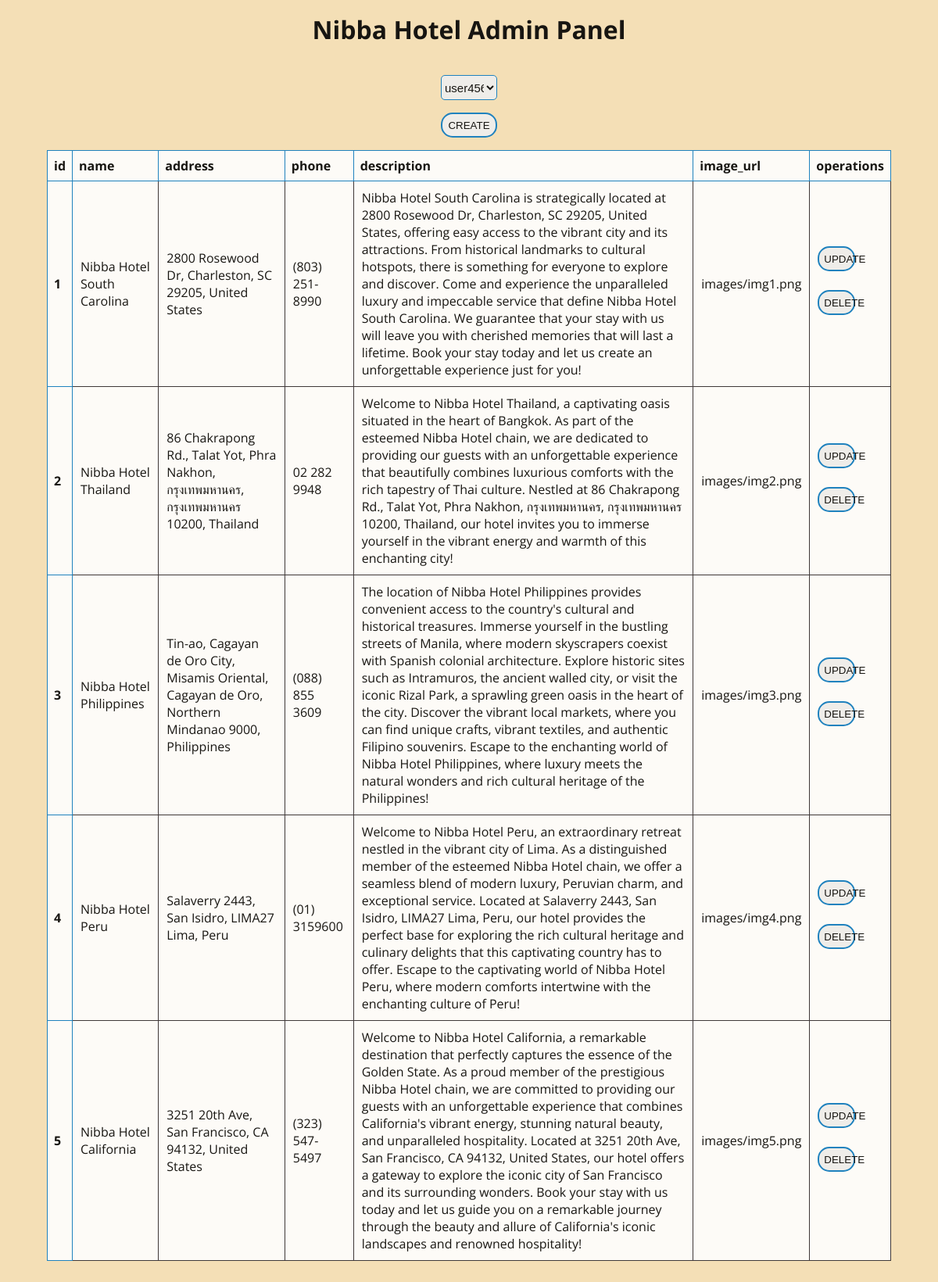
The page /admin-panel.php (signed in) on the database its author committed.
### tables this page shows
CREATE TABLE `hotels` (
  `id` int(11) NOT NULL,
  `name` varchar(255) NOT NULL,
  `address` varchar(255) NOT NULL,
  `phone` varchar(20) NOT NULL,
  `description` text NOT NULL,
  `image_url` varchar(255) NOT NULL
);

### scripts/read.php (the view, shortened to what this page needs)
<?php
$host = 'localhost';
$dbusername = 'root';
$dbpassword = '';
$dbname = 'hotel_booking';
$conn = mysqli_connect($host, $dbusername, $dbpassword, $dbname);
$query = "SELECT * FROM hotels";
$result = $conn->query($query);
while ($row = $result->fetch_assoc()) {
    $id = $row['id'];
    $name = $row['name'];
    $address = $row['address'];
    $phone = $row['phone'];
    $description = $row['description'];
    $image_url = $row['image_url'];
    echo
    '<tr>
        <th scope="row">' . $id . '</th>
        <td>'. $name .'</td>
        <td>'. $address .' </td>
        <td>'. $phone .' </td>
        <td>'. $description .' </td>
        <td>'. $image_url .'</td>
        <td>
            <form id="uform-id-'. $id .'" action="update.php" method="post">
                <input type="hidden" name="hid" value="'. $id .'">
                <button type="submit" form="uform-id-'. $id .'">UPDATE</button>
            </form>
            <form id="dform-id-'. $id .'" action="scripts/delete.php" method="post">
                <input type="hidden" name="hid" value="'. $id .'">
                <button type="submit" form="dform-id-'. $id .'">DELETE</button>
            </form>
        </td>
    </tr>';
}
?>

### css/panel.css (style rules this page uses)
body { margin: 0; padding: 0; background-color: #f4dfb6; }
.admin-table th { padding: 8px; background-color: #FFFFFF; border: 1px solid #0978bf; text-align: left; }
.admin-table td { padding: 10px; background-color: #FFFFFF; border: 1px solid #2c272b; }
.admin-table td form button { height: 4vh; width: 4vw; margin-top: 1vh; margin-bottom: 2vh; border-color: #0978bf; border-radius: 15px; border-style: solid; outline: none; cursor: pointer; }

### rows shown on the page
hotels: id "1", name "Nibba Hotel South Carolina", address "2800 Rosewood Dr, Charleston, SC 29205, United States", phone "(803) 251-8990", description "Nibba Hotel South Carolina is strategically located at 2800 Rosewood Dr, Charleston, SC 29205, United States, offering easy access to the vibrant city and its attractions. From historical landmarks to cultural hotspots, there is something for everyone to explore and discover. Come and experience the unparalleled luxury and impeccable service that define Nibba Hotel South Carolina. We guarantee that your stay with us will leave you with cherished memories that will last a lifetime. Book your stay today and let us create an unforgettable experience just for you!", image_url "images/img1.png"
hotels: id "2", name "Nibba Hotel Thailand", address "86 Chakrapong Rd., Talat Yot, Phra Nakhon, กรุงเทพมหานคร, กรุงเทพมหานคร 10200, Thailand", phone "02 282 9948", description "Welcome to Nibba Hotel Thailand, a captivating oasis situated in the heart of Bangkok. As part of the esteemed Nibba Hotel chain, we are dedicated to providing our guests with an unforgettable experience that beautifully combines luxurious comforts with the rich tapestry of Thai culture. Nestled at 86 Chakrapong Rd., Talat Yot, Phra Nakhon, กรุงเทพมหานคร, กรุงเทพมหานคร 10200, Thailand, our hotel invites you to immerse yourself in the vibrant energy and warmth of this enchanting city!", image_url "images/img2.png"
hotels: id "3", name "Nibba Hotel Philippines", address "Tin-ao, Cagayan de Oro City, Misamis Oriental, Cagayan de Oro, Northern Mindanao 9000, Philippines", phone "(088) 855 3609", description "The location of Nibba Hotel Philippines provides convenient access to the country's cultural and historical treasures. Immerse yourself in the bustling streets of Manila, where modern skyscrapers coexist with Spanish colonial architecture. Explore historic sites such as Intramuros, the ancient walled city, or visit the iconic Rizal Park, a sprawling green oasis in the heart of the city. Discover the vibrant local markets, where you can find unique crafts, vibrant textiles, and authentic Filipino souvenirs. Escape to the enchanting world of Nibba Hotel Philippines, where luxury meets the natural wonders and rich cultural heritage of the Philippines!", image_url "images/img3.png"
hotels: id "4", name "Nibba Hotel Peru", address "Salaverry 2443, San Isidro, LIMA27 Lima, Peru", phone "(01) 3159600", description "Welcome to Nibba Hotel Peru, an extraordinary retreat nestled in the vibrant city of Lima. As a distinguished member of the esteemed Nibba Hotel chain, we offer a seamless blend of modern luxury, Peruvian charm, and exceptional service. Located at Salaverry 2443, San Isidro, LIMA27 Lima, Peru, our hotel provides the perfect base for exploring the rich cultural heritage and culinary delights that this captivating country has to offer. Escape to the captivating world of Nibba Hotel Peru, where modern comforts intertwine with the enchanting culture of Peru!", image_url "images/img4.png"
hotels: id "5", name "Nibba Hotel California", address "3251 20th Ave, San Francisco, CA 94132, United States", phone "(323) 547-5497", description "Welcome to Nibba Hotel California, a remarkable destination that perfectly captures the essence of the Golden State. As a proud member of the prestigious Nibba Hotel chain, we are committed to providing our guests with an unforgettable experience that combines California's vibrant energy, stunning natural beauty, and unparalleled hospitality. Located at 3251 20th Ave, San Francisco, CA 94132, United States, our hotel offers a gateway to explore the iconic city of San Francisco and its surrounding wonders. Book your stay with us today and let us guide you on a remarkable journey through the beauty and allure of California's iconic landscapes and renowned hospitality!", image_url "images/img5.png"

### other values the page prints
form field value "user456"
